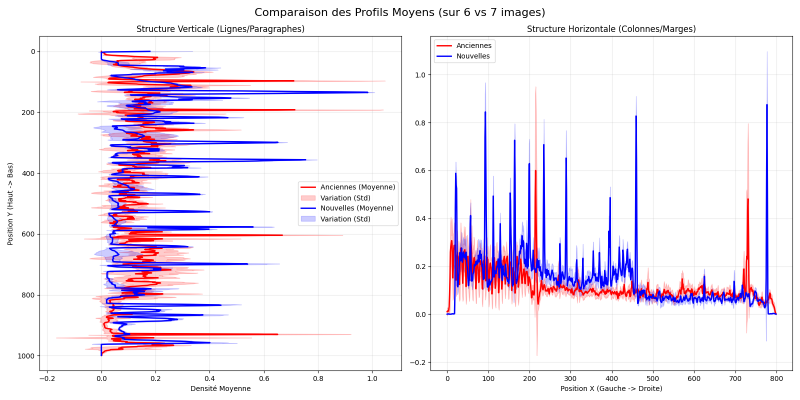
#> input picture Type de fiche/comparaison_profils.png, 1600 x 800 px (shown at 1/2 size); its folder holds only this picture in this run
$ python average_profile_diagnostic.py
#> lines starting #> are read from the running program, lines starting #| are printed output that depends on the picture; after the words box and inside, x2 and y2 are one past the last pixel; in counts of white or black regions, pixels touching at a corner belong together
#> the answer given: .
#> the answer given: .
import cv2
import numpy as np
import matplotlib.pyplot as plt
import glob
import os
import tkinter as tk
from tkinter import filedialog
import json

# Configuration
TARGET_SIZE = (800, 1000) # Largeur, Hauteur

def load_and_process_folder(folder_path, label, limit=20):
    """Charge les images d'un dossier et calcule les profils moyens"""
#> called with folder_path = '.', label = 'Anciennes', limit = 50
    print(f"--- Traitement du groupe : {label} ---")

    extensions = ['*.jpg', '*.jpeg', '*.png', '*.tif', '*.bmp']
    files = []
    for ext in extensions:
        files.extend(glob.glob(os.path.join(folder_path, ext)))

    # On limite le nombre pour que ça ne soit pas trop long
    files = sorted(files)[:limit]

    if not files:
        print(f"Aucune image trouvée dans {folder_path}")
        return None

    h_profiles = []
    v_profiles = []

    count = 0
    for f_path in files:
        try:
            img = cv2.imread(f_path)
#> img is the input picture: shape (800, 1600, 3); mean B, G, R 243.4, 231.6, 239.5
            if img is None: continue

            # 1. Normalisation taille
            img = cv2.resize(img, TARGET_SIZE, interpolation=cv2.INTER_AREA)
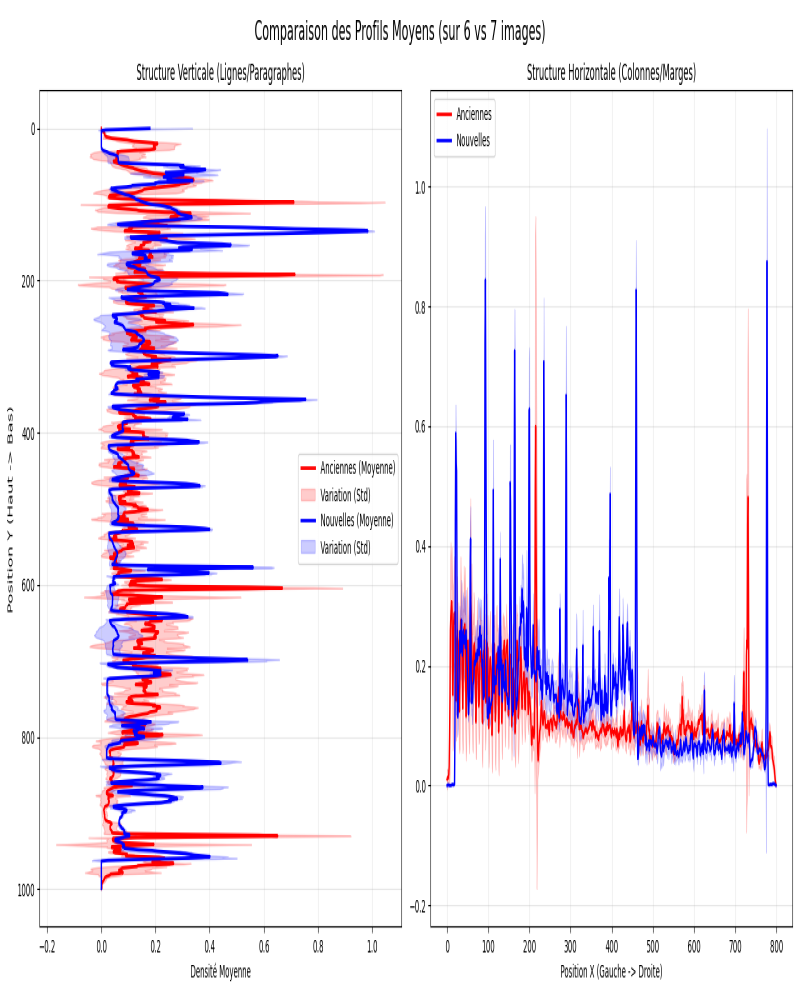
#> img: shape (1000, 800, 3); mean B, G, R 243.4, 231.6, 239.5

            # 2. Prétraitement
            gray = cv2.cvtColor(img, cv2.COLOR_BGR2GRAY)
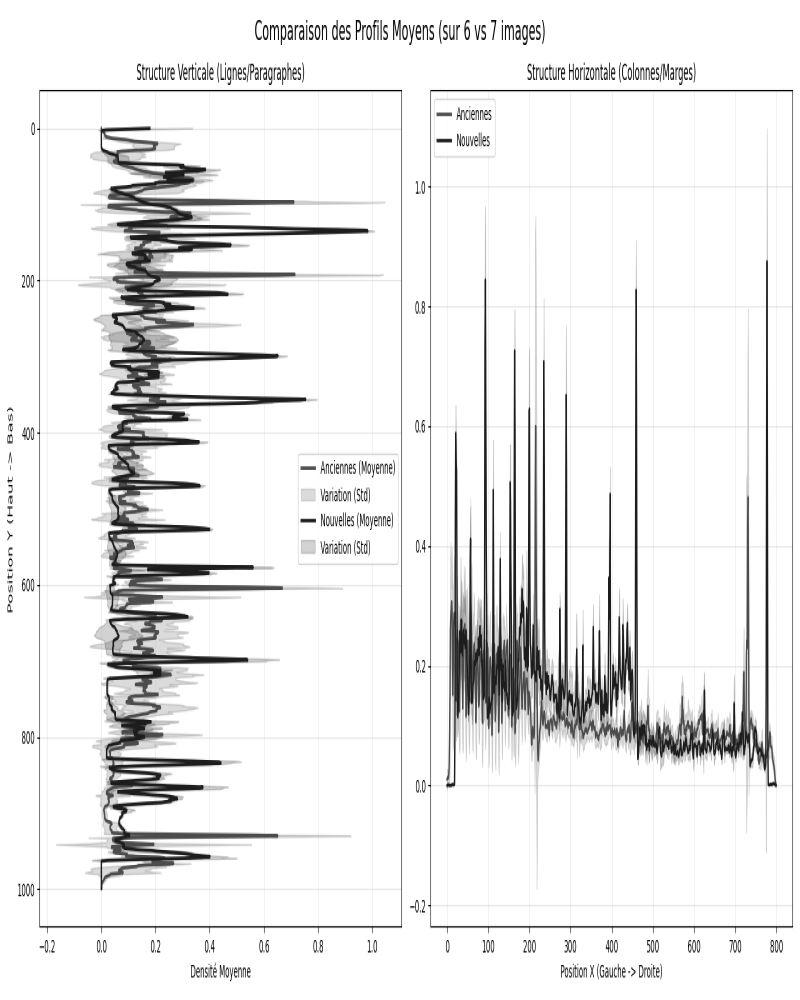
#> gray: shape (1000, 800); min 0, max 255, mean 235.3
            _, binary = cv2.threshold(gray, 0, 255, cv2.THRESH_BINARY_INV + cv2.THRESH_OTSU)
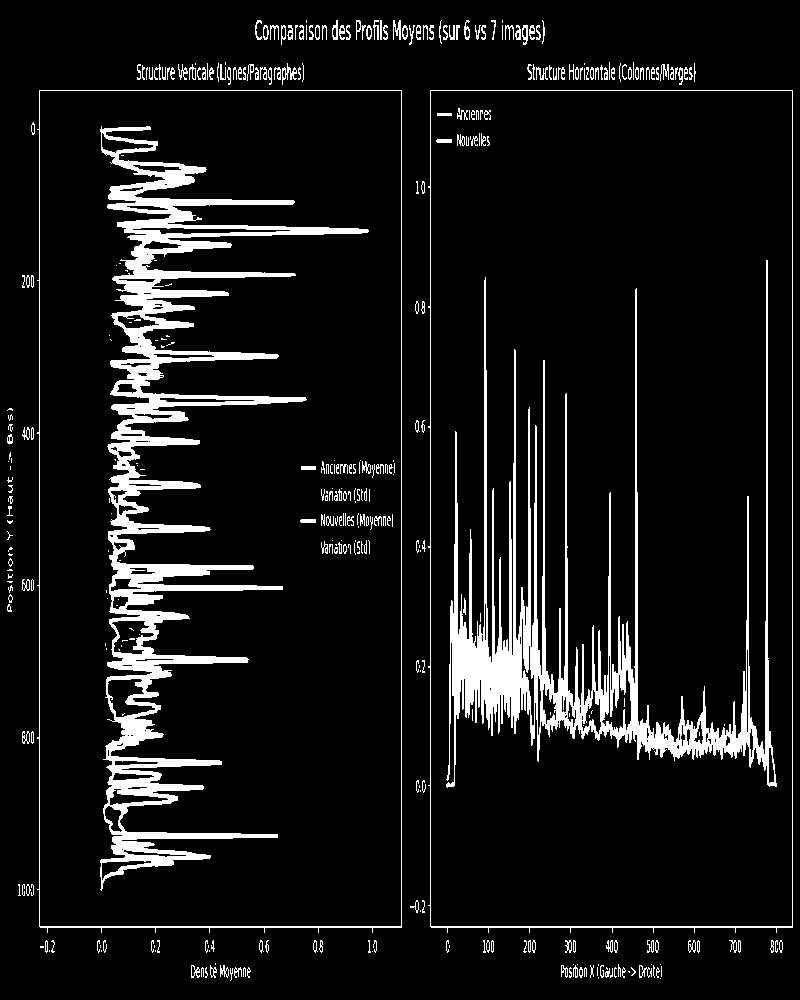
#> binary: shape (1000, 800); 9% white; 383 white regions (161 under 20 px), largest, box (x1, y1, x2, y2) and area: (100, 126, 369, 891) 32642, (446, 260, 777, 788) 24836, (428, 90, 793, 933) 2827

            # 3. Projections
            # Axe Y (Lignes)
            h_prof = np.sum(binary, axis=1)
#> h_prof = 1000 values, max 185130 at index 90, min 0 at index 0, mean 18355.2
            # Axe X (Colonnes)
            v_prof = np.sum(binary, axis=0)
#> v_prof = 800 values, max 216240 at index 430, min 0 at index 0, mean 22943.9

            # Normalisation individuelle (0-1) pour éviter qu'une page très noire écrase les autres
            if h_prof.max() > 0: h_prof = h_prof / h_prof.max()
#> h_prof = 1000 values, max 1 at index 90, min 0 at index 0, mean 0.0991
            if v_prof.max() > 0: v_prof = v_prof / v_prof.max()
#> v_prof = 800 values, max 1 at index 430, min 0 at index 0, mean 0.106

            h_profiles.append(h_prof)
            v_profiles.append(v_prof)
            count += 1
            print(f"  - {os.path.basename(f_path)} OK")

        except Exception as e:
            print(f"  - Erreur sur {os.path.basename(f_path)}: {e}")

    if count == 0:
        return None

    # Calcul des statistiques (Moyenne et Ecart-Type)
    stats = {
        'h_mean': np.mean(h_profiles, axis=0),
        'h_std': np.std(h_profiles, axis=0),
        'v_mean': np.mean(v_profiles, axis=0),
        'v_std': np.std(v_profiles, axis=0),
        'count': count,
        'label': label
    }
    return stats

def main():
    print("--- Générateur de Profil Moyen (Gabarit) ---")

    root = tk.Tk()
    root.withdraw()

    # 1. Sélection Dossiers
    print("Sélectionnez le dossier des ANCIENNES fiches...")
    dir_old = filedialog.askdirectory(title="Dossier ANCIENNES Fiches (Groupe A)")
    if not dir_old: return

    print("Sélectionnez le dossier des NOUVELLES fiches...")
    dir_new = filedialog.askdirectory(title="Dossier NOUVELLES Fiches (Groupe B)")
    if not dir_new: return

    root.destroy()

    # 2. Calculs
    stats_old = load_and_process_folder(dir_old, "Anciennes", limit=50)
#> stats_old = 6 items
    stats_new = load_and_process_folder(dir_new, "Nouvelles", limit=50)
#> stats_new = 6 items

    if not stats_old or not stats_new:
        print("Erreur: Impossible de calculer les statistiques (dossiers vides ?).")
        return

    # 3. Affichage
    fig, (ax_y, ax_x) = plt.subplots(1, 2, figsize=(16, 8))
    fig.suptitle(f"Comparaison des Profils Moyens (sur {stats_old['count']} vs {stats_new['count']} images)", fontsize=16)

    # --- Graphique 1 : Structure Verticale (Lignes - Axe Y) ---
    y_axis = np.arange(len(stats_old['h_mean']))
#> y_axis = 1000 values from 0 to 999

    # Old (Rouge)
    ax_y.plot(stats_old['h_mean'], y_axis, color='red', label='Anciennes (Moyenne)', linewidth=2)
    ax_y.fill_betweenx(y_axis,
                       stats_old['h_mean'] - stats_old['h_std'],
                       stats_old['h_mean'] + stats_old['h_std'],
                       color='red', alpha=0.2, label='Variation (Std)')

    # New (Bleu)
    ax_y.plot(stats_new['h_mean'], y_axis, color='blue', label='Nouvelles (Moyenne)', linewidth=2)
    ax_y.fill_betweenx(y_axis,
                       stats_new['h_mean'] - stats_new['h_std'],
                       stats_new['h_mean'] + stats_new['h_std'],
                       color='blue', alpha=0.2, label='Variation (Std)')

    ax_y.invert_yaxis()
    ax_y.set_title("Structure Verticale (Lignes/Paragraphes)")
    ax_y.set_ylabel("Position Y (Haut -> Bas)")
    ax_y.set_xlabel("Densité Moyenne")
    ax_y.legend()
    ax_y.grid(True, alpha=0.3)

    # --- Graphique 2 : Structure Horizontale (Colonnes - Axe X) ---
    x_axis = np.arange(len(stats_old['v_mean']))
#> x_axis = 800 values from 0 to 799

    # Old (Rouge)
    ax_x.plot(x_axis, stats_old['v_mean'], color='red', label='Anciennes', linewidth=2)
    ax_x.fill_between(x_axis,
                      stats_old['v_mean'] - stats_old['v_std'],
                      stats_old['v_mean'] + stats_old['v_std'],
                      color='red', alpha=0.2)

    # New (Bleu)
    ax_x.plot(x_axis, stats_new['v_mean'], color='blue', label='Nouvelles', linewidth=2)
    ax_x.fill_between(x_axis,
                      stats_new['v_mean'] - stats_new['v_std'],
                      stats_new['v_mean'] + stats_new['v_std'],
                      color='blue', alpha=0.2)

    ax_x.set_title("Structure Horizontale (Colonnes/Marges)")
    ax_x.set_xlabel("Position X (Gauche -> Droite)")
    ax_x.legend()
    ax_x.grid(True, alpha=0.3)

    plt.tight_layout()

    # --- SAUVEGARDE ---
    # 1. Sauvegarde de l'image du graphique
    plot_filename = "comparaison_profils.png"
    fig.savefig(plot_filename)
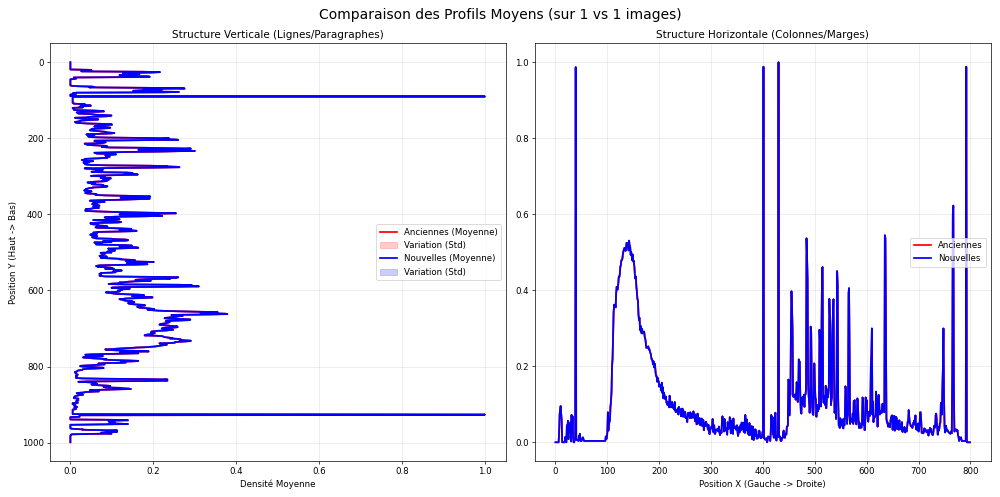
#> figure drawn by matplotlib, 2 panels; panel 2: curve peaks at x = 430, y = 1; panel 2: curve peaks at x = 430, y = 1
    print(f"\n[Succès] Graphique sauvegardé sous : {plot_filename}")

    # 2. Sauvegarde des données (Gabarits) pour le tri automatique
    json_filename = "reference_profiles.json"

    # On prépare les données (conversion numpy -> list pour le JSON)
    export_data = {
        "target_size": TARGET_SIZE,
        "old": {
            "h_mean": stats_old['h_mean'].tolist(),
            "h_std": stats_old['h_std'].tolist(),
            "v_mean": stats_old['v_mean'].tolist(),
            "v_std": stats_old['v_std'].tolist()
        },
        "new": {
            "h_mean": stats_new['h_mean'].tolist(),
            "h_std": stats_new['h_std'].tolist(),
            "v_mean": stats_new['v_mean'].tolist(),
            "v_std": stats_new['v_std'].tolist()
        }
    }

    with open(json_filename, "w") as f:
        json.dump(export_data, f)

    print(f"[Succès] Profils de référence sauvegardés sous : {json_filename}")
    print("Vous pouvez maintenant utiliser ce fichier pour lancer le tri automatique.")

    plt.show()

if __name__ == "__main__":
    main()
